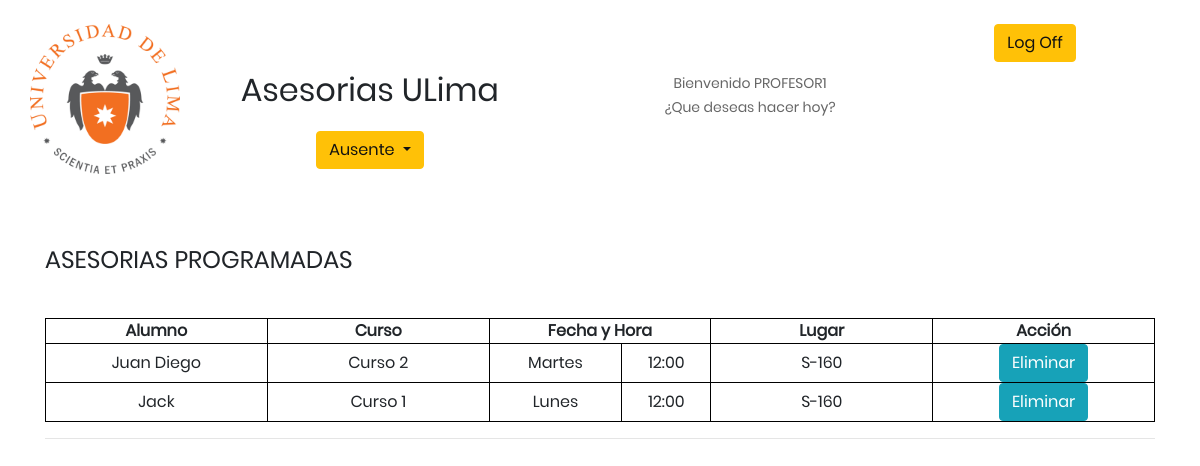
Screenshot of /profesor/citas/ (signed in) with the database file from the repository.
### profesor/models.py (models this page shows, shortened)
class Profesor(models.Model):
    state_options = (
        ('Disponible', 'Disponible'),
        ('Ocupado', 'Ocupado'),
        ('Ausente', 'Ausente'),
        ('No disponible', 'No disponible'),
    )
    nombrepProfesor = models.CharField(max_length=60)
    password = models.CharField(max_length=20)
    codigoUlima  = models.CharField(max_length=20, unique=True)
    email  = models.CharField(max_length=30, unique=True)
    state = models.CharField(max_length=20, choices=state_options)

class Asesoria(models.Model):
    dia_semana = (
        ('Lunes', 'Lunes'),
        ('Martes', 'Martes'),
        ('Miércoles', 'Miércoles'),
        ('Jueves', 'Jueves'),
        ('Viernes', 'Viernes'),
    )
    codProfesor = models.ForeignKey( Profesor, on_delete=models.CASCADE)
    codCurso= models.ForeignKey(Curso, on_delete=models.CASCADE,)
    fechaAsesoria = models.CharField(max_length=12, choices=dia_semana)
    horaInicio = models.TimeField(default="12:00")
    lugar = models.ForeignKey(Salon, on_delete=models.CASCADE)

class Curso(models.Model):
    nombreCurso = models.CharField(max_length=50)
    seccion = models.IntegerField()
    codProfesor = models.ForeignKey(Profesor, on_delete=models.CASCADE)

class Salon(models.Model):
    lugar = models.CharField(max_length = 10, unique= True)

### alumno/models.py (models this page shows, shortened)
class Cita(models.Model):
    asesoria = models.ForeignKey(Asesoria, on_delete=models.CASCADE)
    alumno = models.ForeignKey(Alumno, on_delete=models.CASCADE)
    tema = models.CharField(max_length=300)
    class Meta:
        unique_together = ('asesoria', 'alumno',)

class Alumno(models.Model):
    nombre = models.CharField(max_length=60)
    apellido = models.CharField(max_length=50)
    password = models.CharField(max_length=20)
    codigoUlima  = models.CharField(max_length=20, unique=True)
    email  = models.CharField(max_length=30, unique=True)

### profesor/views.py (the view)
# urls.py: path('citas/', views.citas),
def citas(request):
    user_id = request.session.get('user', None)
    user = Profesor.objects.filter(pk=user_id).first()
    if user != None:
        asesorias = user.asesoria_set.all()
        args = {"asesorias": asesorias, "usuario": user}
        return render(request, 'profesor/Tony/citas.html', args)
    return redirect('/profesor/login')

### templates/profesor/Tony/citas.html (shortened to what this page needs)
{% extends "profesor/base.html" %}
{%load staticfiles %}
{% block body %}
  <div>
    <div class="container">
      <h4>ASESORIAS PROGRAMADAS</h4>
      <br>
              <table>
								<tr>
									<th>Alumno</th>
									<th>Curso</th>
									<th colspan="2">Fecha y Hora</th>
									<th>Lugar</th>
									<th>Acción</th>
								</tr>
                {% for asesoria in asesorias %}
									{% for cita in asesoria.cita_set.all %}
										<tr>
											<td>{{cita.alumno.nombre}}</td>
									    <td>{{asesoria.codCurso.nombreCurso}}</td>
									    <td>{{asesoria.fechaAsesoria}}</td>
											<td>{{asesoria.horaInicio|time:'H:i'}}</td>
									    <td>{{asesoria.lugar.lugar}}</td>
											<td>
												<a href="{% url 'profesor:eliminar_cita' cita.pk %}" class="btn btn-info" >Eliminar</a>
											</td>
									  </tr>
									{% endfor%}
                {% endfor%}
							</table>
            <hr>
			<br>
		</div>
	</div>
{% endblock %}

### templates/profesor/base.html (shortened to what this page needs)
{%load staticfiles %}
<!DOCTYPE html>
<html lang="en">
<head>
	<link rel="stylesheet" type="text/css" href="{% static 'vendor/bootstrap/css/bootstrap.min.css' %}">
	<link rel="stylesheet" type="text/css" href="{% static 'fonts/font-awesome-4.7.0/css/font-awesome.min.css' %}">
	<link rel="stylesheet" type="text/css" href="{% static 'fonts/iconic/css/material-design-iconic-font.min.css'%}">
	<link rel="stylesheet" type="text/css" href="{% static 'vendor/animate/animate.css'%}">
<link rel="stylesheet" type="text/css" href="{% static 'vendor/css-hamburgers/hamburgers.min.css'%}">
	<link rel="stylesheet" type="text/css" href="{% static 'vendor/animsition/css/animsition.min.css'%}">
	<link rel="stylesheet" type="text/css" href="{% static 'vendor/select2/select2.min.css'%}">
	<link rel="stylesheet" type="text/css" href="{% static 'vendor/daterangepicker/daterangepicker.css'%}">
	<link rel="stylesheet" type="text/css" href="{% static 'css/util.css'%}">
	<link rel="stylesheet" type="text/css" href="{% static 'css/main.css'%}">
</head>
<body>
	{% if usuario %}
		<div>
			<br />
		</div>
		<div class="container text-center">
			<div class= "row">
				<a href="../home">
					<div>
						<img margin-left="100" width="150" height="150" src="{% static 'images/logo.jpg' %}" />
					</div>
			</a>
				<div class = "col-sm-4">
					<br />
					<br />
					<h2 align-content: "center">Asesorias ULima</h2>
					<br />
					<div class="dropdown">
					  <button class="btn btn-warning dropdown-toggle" type="button" id="dropdownMenuButton" data-toggle="dropdown" aria-haspopup="true" aria-expanded="false">
					    {{usuario.state}}
					  </button>
					</div>
				</div>
				<div class = "col-sm-4">
					<br /><br />
					<p> Bienvenido {{usuario.nombrepProfesor|upper}} </p>
					<p> ¿Que deseas hacer hoy? </p>
				</div>
						<div class = "col-sm-2">
							<a href="{% url 'profesor:log_out' %}" class="btn btn-warning">Log Off</a>
						</div>
			</div>
		</div>
		<br />
		<br />
	{% endif %}
  {% block body %}{% endblock %}
</body>
</html>

### static/css/main.css (style rules this page uses)
* { margin: 0px; padding: 0px; box-sizing: border-box; }
body, html { height: 100%; font-family: Poppins-Regular, sans-serif; }
a { font-family: Poppins-Regular; font-size: 14px; line-height: 1.7; color: #666666; margin: 0px; transition: all 0.4s; -webkit-transition: all 0.4s; -o-transition: all 0.4s; -moz-transition: all 0.4s; }
h1,h2,h3,h4,h5,h6 { margin: 0px; }
p { font-family: Poppins-Regular; font-size: 14px; line-height: 1.7; color: #666666; margin: 0px; }
button { outline: none !important; border: none; background: transparent; }
.container .row div { margin-bottom: 15px !important }
table { width: 100%; margin-top: 20px; }
th { width: 20%; }
table, th, td { border: 1px solid black; text-align: center; }

### rows the page displays
Profesor: state "Ausente", nombrepProfesor "PROFESOR1"
Asesoria: codCurso.nombreCurso "Curso 2", fechaAsesoria "Martes", horaInicio "12:00", lugar.lugar "S-160"
Cita: alumno.nombre "Juan Diego"
Asesoria: codCurso.nombreCurso "Curso 1", fechaAsesoria "Lunes", horaInicio "12:00", lugar.lugar "S-160"
Cita: alumno.nombre "Jack"
